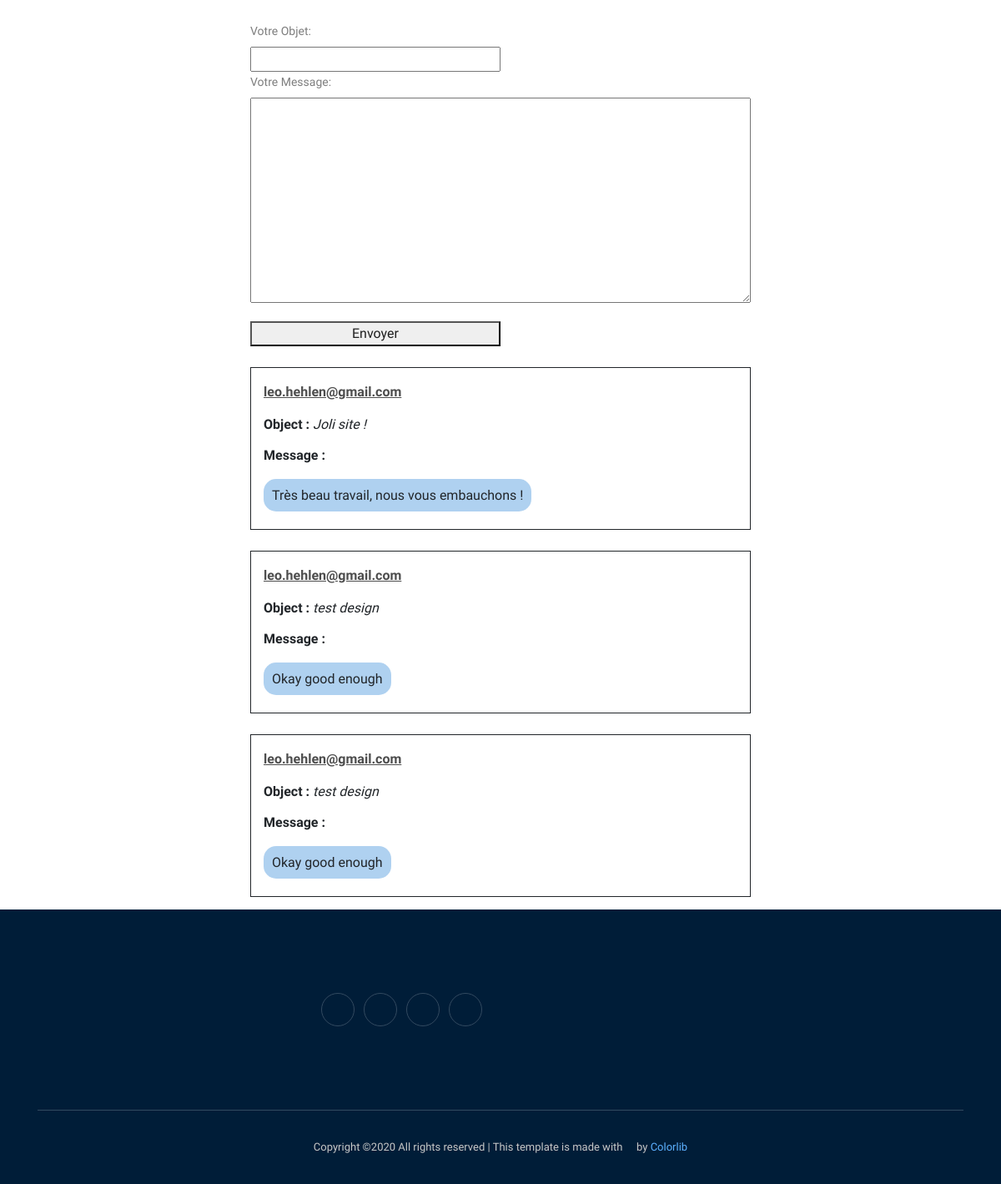
/messenger/1, run on the app's committed database.
### portefolio_app/models.py (models this page shows)
class Users(db.Model):
    id = db.Column(db.Integer, primary_key=True)
    email = db.Column(db.String(20), unique=True, nullable=False)

class Msg(db.Model):
    id = db.Column(db.Integer, primary_key=True)
    obj = db.Column(db.String(120), unique=False, nullable=False)
    msg = db.Column(db.String(120), unique=False, nullable=False)
    user_id = db.Column(db.Integer, unique=False, nullable=False)

### portefolio_app/routes.py (the view)
@app.route("/messenger/<int:user_id>", methods = ['GET', 'POST'])
def messenger(user_id):
    var_to_template['user'] = Users.query.get_or_404(user_id)
    if request.method == 'POST':
        msg = Msg(obj = request.form['obj'], msg = request.form['msg'], user_id = user_id)
        db.session.add(msg)
        db.session.commit()
    var_to_template['messages'] = Msg.query.filter_by(user_id=user_id)
    return render_template("messenger.html", var_to_template=var_to_template)

### portefolio_app/templates/messenger.html (shortened to what this page needs)
<!doctype html>
<html class="no-js" lang="zxx">
<head>
    <link rel="stylesheet" href="{{url_for('static', filename='css/bootstrap.min.css')}}">
    <link rel="stylesheet" href="{{url_for('static', filename='css/owl.carousel.min.css')}}">
    <link rel="stylesheet" href="{{url_for('static', filename='css/magnific-popup.css')}}">
    <link rel="stylesheet" href="{{url_for('static', filename='css/font-awesome.min.css')}}">
    <link rel="stylesheet" href="{{url_for('static', filename='css/themify-icons.css')}}">
    <link rel="stylesheet" href="{{url_for('static', filename='css/nice-select.css')}}">
    <link rel="stylesheet" href="{{url_for('static', filename='css/flaticon.css')}}">
    <link rel="stylesheet" href="{{url_for('static', filename='css/gijgo.css')}}">
    <link rel="stylesheet" href="{{url_for('static', filename='css/animate.min.css')}}">
    <link rel="stylesheet" href="{{url_for('static', filename='css/slick.css')}}">
    <link rel="stylesheet" href="{{url_for('static', filename='css/slicknav.css')}}">
    <link rel="stylesheet" href="{{url_for('static', filename='css/style.css')}}">
</head>
<body>
    <form action="" method="POST" style="width: 50%; margin: auto; margin-top: 25px;">
        <label for="obj" style="width: 100%;">Votre Objet: </label>
        <input type="text" name="obj" id="obj" style="width: 50%;">
        <label for="msg" style="width: 100%;">Votre Message: </label>
        <textarea name="msg" id="" cols="30" rows="10" style="width: 100%;" ></textarea>
        <button type="submit" style="width: 50%; margin-top: 15px;">Envoyer</button>
        {% for message in var_to_template['messages']%}
            <div style="margin-top: 25px; margin-bottom: 15px; border-style: solid; border-width: 1px; padding: 15px;">
                <p><span style="font-weight: bold; text-decoration: underline;"> {{var_to_template['user'].email}}</span></p>
                <p><div><span style="font-weight: bold;">Object :</span> <span style="font-style: italic;">{{message.obj}}</span></div></p>
                <p><div><span style="font-weight: bold;">Message :</span> </div><br> <div><span style="background-color: rgb(175, 209, 240); padding: 10px; border-radius: 15px;">{{message.msg}}</span></div></p>
            </div>
        {% endfor %}
    </form>
    <footer class="footer">
        <div class="footer_top">
            <div class="container">
                <div class="row align-items-center">
                    <div class="col-xl-6 col-md-6">
                        <div class="socail_links">
                            <ul>
                                <li><a href="#"> <i class="fa fa-facebook"></i> </a></li>
                                <li><a href="#"> <i class="fa fa-twitter"></i> </a></li>
                                <li><a href="#"> <i class="fa fa-instagram"></i> </a></li>
                                <li><a href="#"> <i class="fa fa-google-plus"></i> </a></li>
                            </ul>
                        </div>
                    </div>
                </div>
            </div>
        </div>
        <div class="copy-right_text">
            <div class="container">
                <div class="footer_border"></div>
                <div class="row">
                    <div class="col-xl-12">
                        <p class="copy_right text-center">
Copyright &copy;<script>document.write(new Date().getFullYear());</script> All rights reserved | This template is made with <i class="fa fa-heart-o" aria-hidden="true"></i> by <a href="https://colorlib.com" target="_blank">Colorlib</a>
                        </p>
                    </div>
                </div>
            </div>
        </div>
    </footer>
</body>
</html>

### data on the page
Msg: obj "Joli site !", msg "Très beau travail, nous vous embauchons !"
Users: user.email "leo.hehlen@gmail.com"
Msg: obj "test design", msg "Okay good enough"
Msg: obj "test design", msg "Okay good enough"
